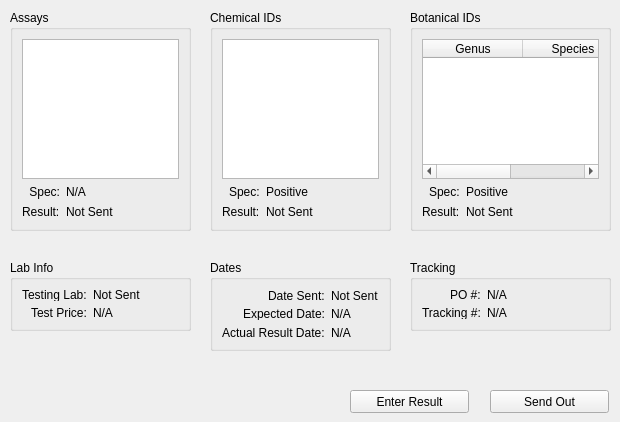
        <widget class="QWidget" name="tab_13">
         <attribute name="title">
          <string>ID and Assay Results</string>
         </attribute>
         <widget class="QGroupBox" name="groupBox_14">
          <property name="geometry">
           <rect>
            <x>10</x>
            <y>260</y>
            <width>181</width>
            <height>71</height>
           </rect>
          </property>
          <property name="title">
           <string>Lab Info</string>
          </property>
          <layout class="QFormLayout" name="formLayout_22">
           <property name="labelAlignment">
            <set>Qt::AlignRight|Qt::AlignTrailing|Qt::AlignVCenter</set>
           </property>
           <item row="0" column="0">
            <widget class="QLabel" name="label_76">
             <property name="text">
              <string>Testing Lab:</string>
             </property>
            </widget>
           </item>
           <item row="0" column="1">
            <widget class="QLabel" name="il_lab1L">
             <property name="text">
              <string>Not Sent</string>
             </property>
            </widget>
           </item>
           <item row="1" column="0">
            <widget class="QLabel" name="label_129">
             <property name="text">
              <string>Test Price:</string>
             </property>
            </widget>
           </item>
           <item row="1" column="1">
            <widget class="QLabel" name="il_price1L">
             <property name="text">
              <string>N/A</string>
             </property>
            </widget>
           </item>
          </layout>
         </widget>
         <widget class="QGroupBox" name="groupBox_15">
          <property name="geometry">
           <rect>
            <x>410</x>
            <y>260</y>
            <width>201</width>
            <height>71</height>
           </rect>
          </property>
          <property name="title">
           <string>Tracking</string>
          </property>
          <layout class="QFormLayout" name="formLayout_23">
           <property name="labelAlignment">
            <set>Qt::AlignRight|Qt::AlignTrailing|Qt::AlignVCenter</set>
           </property>
           <item row="0" column="0">
            <widget class="QLabel" name="label_131">
             <property name="text">
              <string>PO #:</string>
             </property>
            </widget>
           </item>
           <item row="0" column="1">
            <widget class="QLabel" name="il_po1L">
             <property name="text">
              <string>N/A</string>
             </property>
            </widget>
           </item>
           <item row="1" column="0">
            <widget class="QLabel" name="label_133">
             <property name="text">
              <string>Tracking #:</string>
             </property>
            </widget>
           </item>
           <item row="1" column="1">
            <widget class="QLabel" name="il_tracking1L">
             <property name="text">
              <string>N/A</string>
             </property>
            </widget>
           </item>
          </layout>
         </widget>
         <widget class="QGroupBox" name="groupBox_5">
          <property name="geometry">
           <rect>
            <x>210</x>
            <y>260</y>
            <width>181</width>
            <height>91</height>
           </rect>
          </property>
          <property name="title">
           <string>Dates</string>
          </property>
          <layout class="QFormLayout" name="formLayout_24">
           <property name="labelAlignment">
            <set>Qt::AlignRight|Qt::AlignTrailing|Qt::AlignVCenter</set>
           </property>
           <item row="0" column="0">
            <widget class="QLabel" name="label_134">
             <property name="text">
              <string>Date Sent:</string>
             </property>
            </widget>
           </item>
           <item row="0" column="1">
            <widget class="QLabel" name="il_sent_date1L">
             <property name="text">
              <string>Not Sent</string>
             </property>
            </widget>
           </item>
           <item row="1" column="0">
            <widget class="QLabel" name="label_136">
             <property name="text">
              <string>Expected Date:</string>
             </property>
            </widget>
           </item>
           <item row="1" column="1">
            <widget class="QLabel" name="il_expected_date1L">
             <property name="text">
              <string>N/A</string>
             </property>
            </widget>
           </item>
           <item row="2" column="0">
            <widget class="QLabel" name="label_138">
             <property name="text">
              <string>Actual Result Date:</string>
             </property>
            </widget>
           </item>
           <item row="2" column="1">
            <widget class="QLabel" name="il_result_date1L">
             <property name="text">
              <string>N/A</string>
             </property>
            </widget>
           </item>
          </layout>
         </widget>
         <widget class="QGroupBox" name="groupBox">
          <property name="geometry">
           <rect>
            <x>210</x>
            <y>10</y>
            <width>181</width>
            <height>221</height>
           </rect>
          </property>
          <property name="title">
           <string>Chemical IDs</string>
          </property>
          <layout class="QGridLayout" name="gridLayout_2">
           <item row="0" column="0">
            <widget class="QListWidget" name="il_chem_id_resultList"/>
           </item>
           <item row="1" column="0">
            <layout class="QFormLayout" name="formLayout_27">
             <property name="labelAlignment">
              <set>Qt::AlignRight|Qt::AlignTrailing|Qt::AlignVCenter</set>
             </property>
             <item row="0" column="0">
              <widget class="QLabel" name="label_71">
               <property name="text">
                <string>Spec:</string>
               </property>
              </widget>
             </item>
             <item row="0" column="1">
              <widget class="QLabel" name="il_chem_id_specL">
               <property name="text">
                <string>Positive</string>
               </property>
              </widget>
             </item>
             <item row="1" column="0">
              <widget class="QLabel" name="label_114">
               <property name="text">
                <string>Result:</string>
               </property>
              </widget>
             </item>
             <item row="1" column="1">
              <widget class="QLabel" name="il_chem_id_resultL">
               <property name="text">
                <string>Not Sent</string>
               </property>
              </widget>
             </item>
            </layout>
           </item>
          </layout>
         </widget>
         <widget class="QGroupBox" name="groupBox_13">
          <property name="geometry">
           <rect>
            <x>410</x>
            <y>10</y>
            <width>201</width>
            <height>221</height>
           </rect>
          </property>
          <property name="title">
           <string>Botanical IDs</string>
          </property>
          <layout class="QGridLayout" name="gridLayout_6">
           <item row="0" column="0">
            <widget class="QTableWidget" name="il_plant_id_resultTable">
             <property name="selectionBehavior">
              <enum>QAbstractItemView::SelectRows</enum>
             </property>
             <attribute name="horizontalHeaderStretchLastSection">
              <bool>true</bool>
             </attribute>
             <attribute name="verticalHeaderVisible">
              <bool>false</bool>
             </attribute>
             <column>
              <property name="text">
               <string>Genus</string>
              </property>
             </column>
             <column>
              <property name="text">
               <string>Species</string>
              </property>
             </column>
            </widget>
           </item>
           <item row="1" column="0">
            <layout class="QFormLayout" name="formLayout_18">
             <property name="labelAlignment">
              <set>Qt::AlignRight|Qt::AlignTrailing|Qt::AlignVCenter</set>
             </property>
             <item row="0" column="0">
              <widget class="QLabel" name="label_79">
               <property name="text">
                <string>Spec:</string>
               </property>
              </widget>
             </item>
             <item row="0" column="1">
              <widget class="QLabel" name="il_plant_id_specL">
               <property name="text">
                <string>Positive</string>
               </property>
              </widget>
             </item>
             <item row="1" column="0">
              <widget class="QLabel" name="label_115">
               <property name="text">
                <string>Result:</string>
               </property>
              </widget>
             </item>
             <item row="1" column="1">
              <widget class="QLabel" name="il_plant_id_resultL">
               <property name="text">
                <string>Not Sent</string>
               </property>
              </widget>
             </item>
            </layout>
           </item>
          </layout>
         </widget>
         <widget class="QGroupBox" name="groupBox_48">
          <property name="geometry">
           <rect>
            <x>10</x>
            <y>10</y>
            <width>181</width>
            <height>221</height>
           </rect>
          </property>
          <property name="title">
           <string>Assays</string>
          </property>
          <layout class="QGridLayout" name="gridLayout_7">
           <item row="0" column="0">
            <widget class="QListWidget" name="il_assay_resultList"/>
           </item>
           <item row="1" column="0">
            <layout class="QFormLayout" name="formLayout_19">
             <property name="labelAlignment">
              <set>Qt::AlignRight|Qt::AlignTrailing|Qt::AlignVCenter</set>
             </property>
             <item row="0" column="0">
              <widget class="QLabel" name="label_99">
               <property name="text">
                <string>Spec:</string>
               </property>
               <property name="alignment">
                <set>Qt::AlignRight|Qt::AlignTrailing|Qt::AlignVCenter</set>
               </property>
              </widget>
             </item>
             <item row="0" column="1">
              <widget class="QLabel" name="il_assay_specL">
               <property name="text">
                <string>N/A</string>
               </property>
              </widget>
             </item>
             <item row="1" column="0">
              <widget class="QLabel" name="label_100">
               <property name="text">
                <string>Result:</string>
               </property>
              </widget>
             </item>
             <item row="1" column="1">
              <widget class="QLabel" name="il_assay_resultL">
               <property name="text">
                <string>Not Sent</string>
               </property>
              </widget>
             </item>
            </layout>
           </item>
          </layout>
         </widget>
         <widget class="QPushButton" name="pushButton_9">
          <property name="geometry">
           <rect>
            <x>490</x>
            <y>390</y>
            <width>119</width>
            <height>23</height>
           </rect>
          </property>
          <property name="text">
           <string>Send Out</string>
          </property>
         </widget>
         <widget class="QPushButton" name="il_enter_assayB">
          <property name="geometry">
           <rect>
            <x>350</x>
            <y>390</y>
            <width>119</width>
            <height>23</height>
           </rect>
          </property>
          <property name="text">
           <string>Enter Result</string>
          </property>
         </widget>
        </widget>
